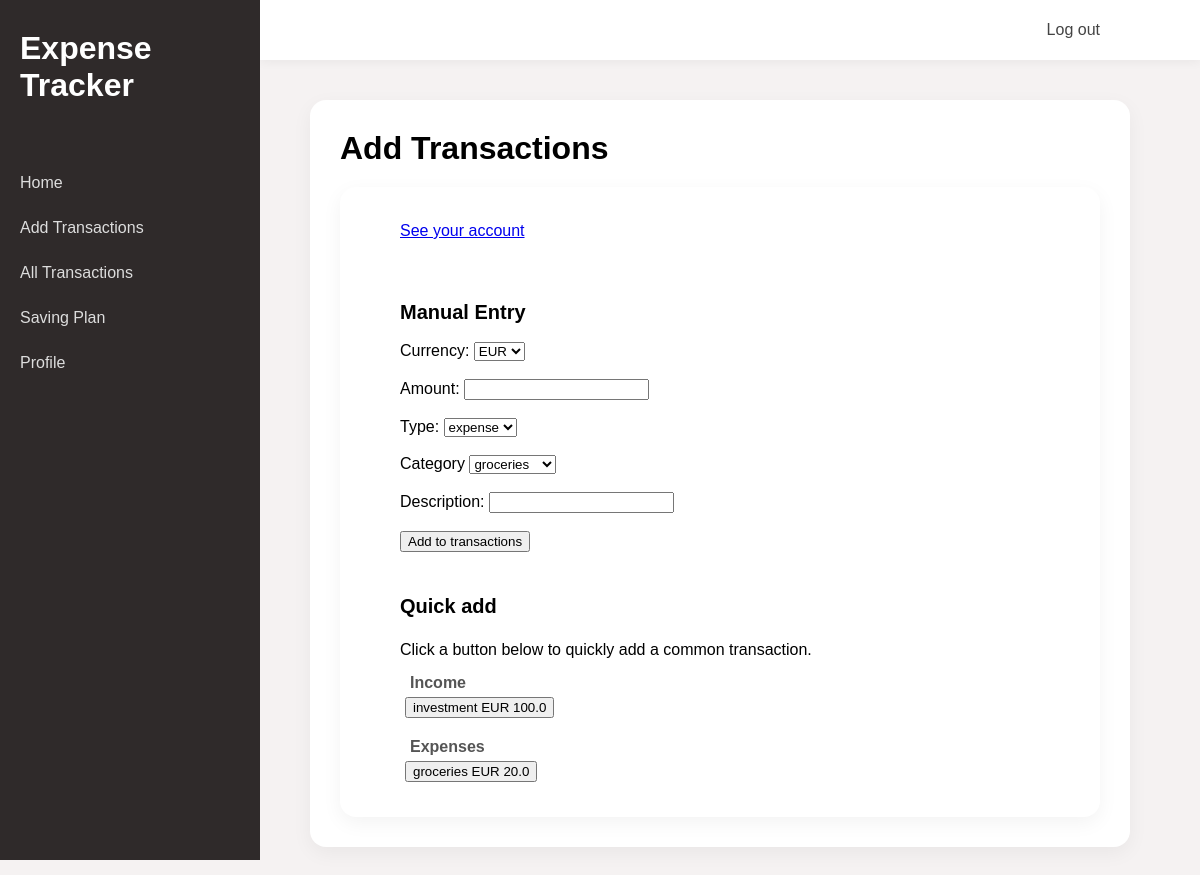
Screenshot of /add_transactions (signed in) with the database file from the repository.
### tables this page shows
CREATE TABLE quick
(
    id INTEGER PRIMARY KEY AUTOINCREMENT,
    user_id TEXT NOT NULL,
    currency TEXT NOT NULL,
    amount REAL NOT NULL,
    type TEXT NOT NULL,
    category TEXT NOT NULL
);

### app.py (the view, shortened to what this page needs)
@app.route("/add_transactions", methods=["GET", "POST"])
@login_required
def add_transactions():
    form = TransactionForm()
    db = get_db()
    categories = db.execute("""SELECT name FROM categories
                            WHERE user_id = ?
                            """, (session["user_id"],)).fetchall()
    form.category.choices = [(c["name"], c["name"]) for c in categories]
    quicks = db.execute("""SELECT * FROM quick
                           WHERE user_id = ?
                           """, (session["user_id"],)).fetchall()
    return render_template("add_transactions.html", form=form, categories=categories, quicks=quicks)

### forms.py
class TransactionForm(FlaskForm):
    currency = SelectField("Currency: ", choices=["EUR","CNY"], default="EUR")
    amount = FloatField("Amount: ", validators=[InputRequired()])
    type = SelectField("Type: ", choices=["income","expense"], default="expense")
    category = SelectField("Category: ", choices=[])
    description = StringField("Description: ")
    submit = SubmitField("Add to transactions")

### app.py (called while the page is built)
@app.before_request
def load_logged_in_user():
    g.user = session.get("user_id", None)

def login_required(view):
    @wraps(view)
    def wrapped_view(*args, **kwargs):
        if g.user is None:
            return redirect(url_for("login", next=request.url))
        return view(*args, **kwargs)
    return wrapped_view

### database.py (called while the page is built)
def get_db():
    if "db" not in g:
        g.db = sqlite3.connect(DATABASE,
            detect_types=sqlite3.PARSE_DECLTYPES
        )
        g.db.row_factory = sqlite3.Row
    return g.db

### templates/add_transactions.html (shortened to what this page needs)
{% extends "base.html" %}
{% block main_content %}
<h1>Add Transactions</h1>
<section>
    <p>
        <a href="{{ url_for('personal') }}">See your account</a>
    </p>
    <br>
    <br>
    <h3>Manual Entry</h3>
    <br>
    <form action="" method="post" novalidate>
        {{ form.currency.label }}
        {{ form.currency() }}
        <br>
        <br>
        {{ form.amount.label }}
        {{ form.amount() }}
        <br>
        <br>
        {{ form.type.label }}
        {{ form.type(onchange="this.form.submit()") }}
        <br>
        <br>
        <label>Category</label>
        <select name="category">
            {% for c in categories %}
            <option value="{{ c.name }}">{{ c.name }}</option>
            {% endfor %}
        </select>
        <br>
        <br>
        {{ form.description.label }}
        {{ form.description() }}
        <br>
        <br>
        {{ form.submit() }}
    </form>
    <br>
    <div class="quick-section">
        <h3>Quick add</h3>
        <br>
        <p>Click a button below to quickly add a common transaction.</p>
        {% if quicks %}
        <h4>Income</h4>
        {% for q in quicks %}
        {% if q.type == "income" %}
        <form action="{{ url_for('quick_add', template_id=q.id)}}" method="post" style="display: inline;">
            <button type="submit">{{ q.category }} {{ q.currency }} {{ q.amount }}</button>
        </form>
        {% endif %}
        {% endfor %}
        <h4>Expenses</h4>
        {% for q in quicks %}
        {% if q.type == "expense" %}
        <form action="{{ url_for('quick_add', template_id=q.id)}}" method="post" style="display: inline;">
            <button type="submit">{{ q.category }} {{ q.currency }} {{ q.amount }}</button>
        </form>
        {% endif %}
        {% endfor %}
        {% else %}
        <br>
        <p><b>No quick templates yet. Add quick templates in Profile</b></p>
        {% endif %}
    </div>
</section>
{% endblock %}

### static/styles.css (style rules this page uses)
* { margin: 0; font-family: sans-serif; }
html { background-color: #f5f2f2; }
section { background-color: white; padding: 30px; border-radius: 16px; box-shadow: 0 6px 20px rgba(0, 0, 0, 0.05); }
h1 { font-size: 32px; margin-bottom: 20px; }
h3 { font-size: 20px; margin-top: 25px; margin-left: 30px; }
h4 { font-size: 16px; margin-top: 15px; color: #555; margin-left: 40px; }
button { margin: 5px; }
.quick-section { margin-top: 20px; }
p { margin-left: 30px; margin-top: 5px; }
form { margin-left: 30px; }

### rows the page displays
quick: category "investment", currency "EUR", amount "100.0"
quick: category "groceries", currency "EUR", amount "20.0"

### other values shown
form field category "groceries"
